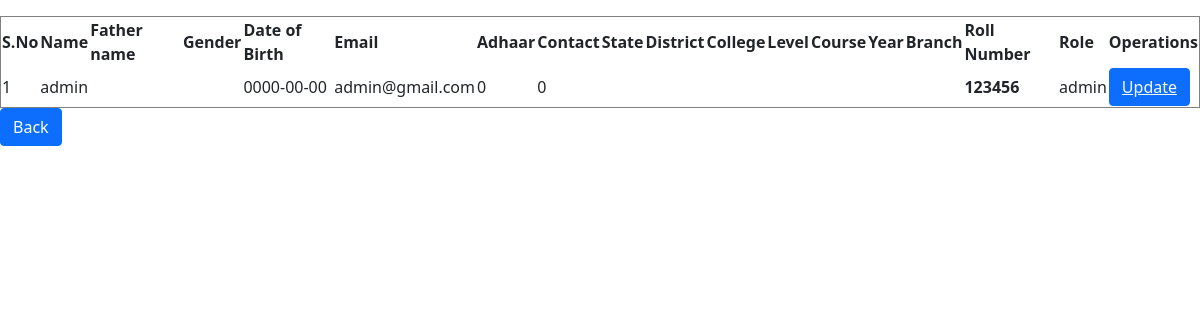
Page /userprofile.php (signed in) on the committed database.
### tables this page shows
CREATE TABLE `user` (
  `name` varchar(255) NOT NULL,
  `fname` varchar(255) NOT NULL,
  `gn` char(10) NOT NULL,
  `dob` date NOT NULL,
  `email` text NOT NULL,
  `adhar` text NOT NULL,
  `cn` bigint(10) NOT NULL,
  `state` text NOT NULL,
  `district` text NOT NULL,
  `college` text NOT NULL,
  `cls` text NOT NULL,
  `course` text NOT NULL,
  `year` varchar(50) NOT NULL,
  `bnh` text NOT NULL,
  `rn` bigint(20) NOT NULL,
  `role` enum('user','admin') NOT NULL
);

### userprofile.php (the view, shortened to what this page needs)
<!DOCTYPE html>
<html>
<head>
<link href="https://cdn.jsdelivr.net/npm/bootstrap@5.0.0-beta1/dist/css/bootstrap.min.css" rel="stylesheet">
</head>
<body>
<div class="form">
<table class="table">
<table width="100%" border="1" style="border-collapse:collapse;">
<thead>
<tr>
<th><strong>S.No</strong></th>
<th><strong>Name</strong></th>
<th><strong>Father name</strong></th>
<th><strong>Gender</strong></th>
<th><strong>Date of Birth</strong></th>
<th><strong>Email</strong></th>
<th><strong>Adhaar</strong></th>
<th><strong>Contact</strong></th>
<th><strong>State</strong></th>
<th><strong>District</strong></th>
<th><strong>College</strong></th>
<th><strong>Level</strong></th>
<th><strong>Course</strong></th>
<th><strong>Year</strong></th>
<th><strong>Branch</strong></th>
<th><strong>Roll Number</strong></th>
<th><strong>Role</strong></th>
<th><strong>Operations</strong></th>
</tr>
</thead>
<tbody>
<?php
@$con=new mysqli('localhost','root','','student');
$email = $_SESSION['email'];
$count=1;
$qry="Select * from user where email ='$email'";
$rslt = mysqli_query($con,$qry);
if($rslt)
{
	while($row = mysqli_fetch_assoc($rslt))
	{
		$name=$row['name'];
		$fname=$row['fname'];
		$gn=$row['gn'];
		$dob=$row['dob'];
		$email=$row['email'];
		$adhar=$row['adhar'];
		$cn=$row['cn'];
		$state_id = $row['state'];
    	$district_id = $row['district'];
    	$college = $row['college'];
    	$cls = $row['cls'];
    	$course = $row['course'];
    	$year = $row['year'];
    	$bnh = $row['bnh'];
		$rn=$row['rn'];
		$role=$row['role'];
		echo ' <tr>
		<td>'.$count.'</td>
		<td>'.$name.'</td>
		<td>'.$fname.'</td>
		<td>'.$gn.'</td>
		<td>'.$dob.'</td>
		<td>'.$email.'</td>
		<td>'.$adhar.'</td>
		<td>'.$cn.'</td>
		<td>'.$state_id.'</td>
		<td>'.$district_id.'</td>
		<td>'.$college.'</td>
		<td>'.$cls.'</td>
		<td>'.$course.'</td>
		<td>'.$year.'</td>
		<td>'.$bnh.'</td>
		<th scope="row">'.$rn.'</th>
		<td>'.$role.'</td>
		<td>
		<button class="btn btn-primary"><a href="profileupdate.php?updatern='.$rn.'" class="text-light">Update</a></button>
		</td>
		</tr>';
		$count++;
	}
}
 ?>
</tbody>
</table>
</div>
<a href="user.php" class="btn btn-primary">Back</a>
</body>
</html>

### rows in the picture
user: name "admin", dob "0000-00-00", email "admin@gmail.com", adhar "0", cn "0", rn "123456", role "admin"
